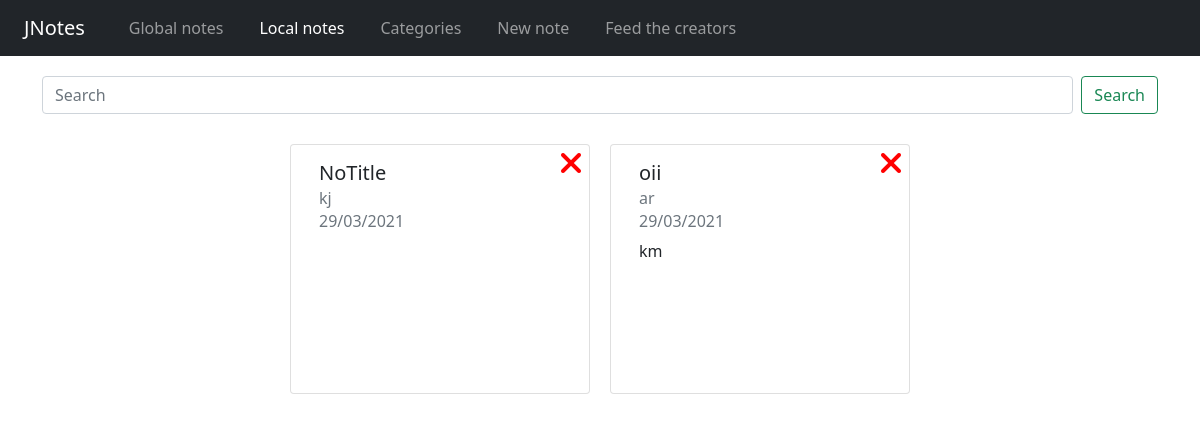
The page / on the database its author committed.
### notes/models.py (models this page shows, shortened)
class Note(models.Model):
    title_note = models.CharField('Название', blank=True, max_length=150)
    category_note = models.ForeignKey(Category,blank=True, on_delete=models.CASCADE)
    content_note = models.TextField('Содержание', blank=True)
    date_note = models.DateTimeField(auto_now_add=True)

class Category(models.Model):
    name = models.CharField(max_length=255, unique=True, editable=True)
    def __str__(self):
        return self.name

### notes/views.py (the view)
# urls.py: path('', HomeView.as_view(), name='home'),
class HomeView(ListView):
    model = Note
    template_name = 'home.html'
    ordering = ['-date_note']
    context_object_name = 'notes_list'

### notes/templates/home.html (shortened to what this page needs)
{% extends 'base.html' %}
{% load static %}
{% block content %}
<link rel="stylesheet" href="{% static 'css/home.css' %}">
<div class="container sfield-container">
    <div class="row">
        <form class="d-flex">
            <input class="form-control me-2" type="search" placeholder="Search" aria-label="Search">
            <button class="btn btn-outline-success" type="submit">Search</button>
        </form>
    </div>
</div>
<div class="container card-container">
    <div class="row justify-content-center">
        {% for post in notes_list %}
        <div onclick="window.location='{% url 'notes:note-detail' post.pk %}'" class="card col-md-12 col-12x">
            <div class="card-body">
                <div class="card-delete">
                    <a href="{% url 'notes:note-delete' post.pk %}">
                        <i class="fas fa-times fa-2x"></i>
                    </a>
                </div>
                <h5 class="card-title">{{ post.title_note }}</h5>
                <h6 class="card-subtitle mb-2 text-muted">{{ post.category_note }}</h6>
                <h6 class="card-subtitle mb-2 text-muted">{{ post.date_note|date:"d/m/Y" }}</h6>
                <p class="card-text">{{ post.content_note|truncatechars:150 }}</p>
            </div>
        </div>
        {% endfor %}
    </div>
</div>
{% endblock %}

### notes/static/css/home.css (style rules this page uses)
.card-container { margin-top:20px; }
.sfield-container { margin-top:20px; }
.card { max-width: 300px; max-height: 250px; min-width: 300px; min-height: 250px; margin:10px; }
.card-delete { position: absolute; top: 1%; right: 2%; }
a i { color: red; }

### rows shown on the page
Note: title_note "NoTitle", category_note "kj", date_note "29/03/2021"
Note: title_note "oii", category_note "ar", date_note "29/03/2021", content_note "km"
